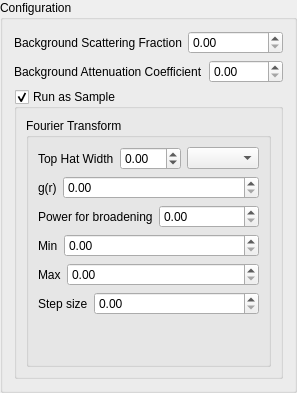
                     <widget class="QGroupBox" name="configurationGroupBox_2">
                      <property name="sizePolicy">
                       <sizepolicy hsizetype="Expanding" vsizetype="Minimum">
                        <horstretch>0</horstretch>
                        <verstretch>0</verstretch>
                       </sizepolicy>
                      </property>
                      <property name="minimumSize">
                       <size>
                        <width>0</width>
                        <height>0</height>
                       </size>
                      </property>
                      <property name="maximumSize">
                       <size>
                        <width>16777215</width>
                        <height>16777215</height>
                       </size>
                      </property>
                      <property name="title">
                       <string>Configuration</string>
                      </property>
                      <layout class="QVBoxLayout" name="verticalLayout_62">
                       <item>
                        <layout class="QHBoxLayout" name="horizontalLayout_94">
                         <item>
                          <widget class="QLabel" name="scatteringFractionLabel_2">
                           <property name="sizePolicy">
                            <sizepolicy hsizetype="Preferred" vsizetype="Minimum">
                             <horstretch>0</horstretch>
                             <verstretch>0</verstretch>
                            </sizepolicy>
                           </property>
                           <property name="text">
                            <string>Background Scattering Fraction</string>
                           </property>
                          </widget>
                         </item>
                         <item>
                          <widget class="ExponentialSpinBox" name="containerScatteringFractionSpinBox">
                           <property name="sizePolicy">
                            <sizepolicy hsizetype="Expanding" vsizetype="Fixed">
                             <horstretch>0</horstretch>
                             <verstretch>0</verstretch>
                            </sizepolicy>
                           </property>
                          </widget>
                         </item>
                        </layout>
                       </item>
                       <item>
                        <layout class="QHBoxLayout" name="horizontalLayout_25">
                         <item>
                          <widget class="QLabel" name="attenuationCoefficientLabel_2">
                           <property name="sizePolicy">
                            <sizepolicy hsizetype="Preferred" vsizetype="Minimum">
                             <horstretch>0</horstretch>
                             <verstretch>0</verstretch>
                            </sizepolicy>
                           </property>
                           <property name="text">
                            <string>Background Attenuation Coefficient</string>
                           </property>
                          </widget>
                         </item>
                         <item>
                          <widget class="ExponentialSpinBox" name="containerAttenuationCoefficientSpinBox">
                           <property name="sizePolicy">
                            <sizepolicy hsizetype="Expanding" vsizetype="Fixed">
                             <horstretch>0</horstretch>
                             <verstretch>0</verstretch>
                            </sizepolicy>
                           </property>
                          </widget>
                         </item>
                        </layout>
                       </item>
                       <item>
                        <widget class="QGroupBox" name="runAsSampleGroupBox">
                         <property name="title">
                          <string>Run as Sample</string>
                         </property>
                         <property name="checkable">
                          <bool>true</bool>
                         </property>
                         <layout class="QGridLayout" name="gridLayout_9">
                          <item row="0" column="0">
                           <widget class="QGroupBox" name="groupBox_10">
                            <property name="sizePolicy">
                             <sizepolicy hsizetype="Preferred" vsizetype="Minimum">
                              <horstretch>0</horstretch>
                              <verstretch>0</verstretch>
                             </sizepolicy>
                            </property>
                            <property name="title">
                             <string>Fourier Transform</string>
                            </property>
                            <layout class="QVBoxLayout" name="verticalLayout_46">
                             <item>
                              <layout class="QHBoxLayout" name="horizontalLayout_83">
                               <item>
                                <widget class="QLabel" name="topHatWidthLabel_2">
                                 <property name="text">
                                  <string>Top Hat Width</string>
                                 </property>
                                </widget>
                               </item>
                               <item>
                                <widget class="ExponentialSpinBox" name="containerTopHatWidthSpinBox">
                                 <property name="sizePolicy">
                                  <sizepolicy hsizetype="Expanding" vsizetype="Fixed">
                                   <horstretch>0</horstretch>
                                   <verstretch>0</verstretch>
                                  </sizepolicy>
                                 </property>
                                 <property name="minimum">
                                  <double>-99.000000000000000</double>
                                 </property>
                                </widget>
                               </item>
                               <item>
                                <widget class="QComboBox" name="containerFTModeComboBox">
                                 <property name="sizePolicy">
                                  <sizepolicy hsizetype="Expanding" vsizetype="Fixed">
                                   <horstretch>0</horstretch>
                                   <verstretch>0</verstretch>
                                  </sizepolicy>
                                 </property>
                                </widget>
                               </item>
                              </layout>
                             </item>
                             <item>
                              <layout class="QHBoxLayout" name="horizontalLayout_93">
                               <item>
                                <widget class="QLabel" name="broadeningFunctionLabel_2">
                                 <property name="text">
                                  <string>g(r)</string>
                                 </property>
                                </widget>
                               </item>
                               <item>
                                <widget class="ExponentialSpinBox" name="containerBroadeningFunctionSpinBox">
                                 <property name="sizePolicy">
                                  <sizepolicy hsizetype="Expanding" vsizetype="Fixed">
                                   <horstretch>0</horstretch>
                                   <verstretch>0</verstretch>
                                  </sizepolicy>
                                 </property>
                                </widget>
                               </item>
                              </layout>
                             </item>
                             <item>
                              <layout class="QHBoxLayout" name="horizontalLayout_95">
                               <item>
                                <widget class="QLabel" name="broadeningPowerLabel_2">
                                 <property name="text">
                                  <string>Power for broadening</string>
                                 </property>
                                </widget>
                               </item>
                               <item>
                                <widget class="ExponentialSpinBox" name="containerBroadeningPowerSpinBox">
                                 <property name="sizePolicy">
                                  <sizepolicy hsizetype="Expanding" vsizetype="Fixed">
                                   <horstretch>0</horstretch>
                                   <verstretch>0</verstretch>
                                  </sizepolicy>
                                 </property>
                                </widget>
                               </item>
                              </layout>
                             </item>
                             <item>
                              <layout class="QHBoxLayout" name="horizontalLayout_96">
                               <item>
                                <widget class="QLabel" name="minLabel_2">
                                 <property name="text">
                                  <string>Min</string>
                                 </property>
                                </widget>
                               </item>
                               <item>
                                <widget class="ExponentialSpinBox" name="containerMinSpinBox">
                                 <property name="sizePolicy">
                                  <sizepolicy hsizetype="Expanding" vsizetype="Fixed">
                                   <horstretch>0</horstretch>
                                   <verstretch>0</verstretch>
                                  </sizepolicy>
                                 </property>
                                </widget>
                               </item>
                              </layout>
                             </item>
                             <item>
                              <layout class="QHBoxLayout" name="horizontalLayout_97">
                               <item>
                                <widget class="QLabel" name="maxLabel_2">
                                 <property name="text">
                                  <string>Max</string>
                                 </property>
                                </widget>
                               </item>
                               <item>
                                <widget class="ExponentialSpinBox" name="containerMaxSpinBox">
                                 <property name="sizePolicy">
                                  <sizepolicy hsizetype="Expanding" vsizetype="Fixed">
                                   <horstretch>0</horstretch>
                                   <verstretch>0</verstretch>
                                  </sizepolicy>
                                 </property>
                                </widget>
                               </item>
                              </layout>
                             </item>
                             <item>
                              <layout class="QHBoxLayout" name="horizontalLayout_98">
                               <item>
                                <widget class="QLabel" name="stepLabel_2">
                                 <property name="text">
                                  <string>Step size</string>
                                 </property>
                                </widget>
                               </item>
                               <item>
                                <widget class="ExponentialSpinBox" name="containerStepSizeSpinBox">
                                 <property name="sizePolicy">
                                  <sizepolicy hsizetype="Expanding" vsizetype="Fixed">
                                   <horstretch>0</horstretch>
                                   <verstretch>0</verstretch>
                                  </sizepolicy>
                                 </property>
                                </widget>
                               </item>
                              </layout>
                             </item>
                             <item>
                              <spacer name="verticalSpacer_19">
                               <property name="orientation">
                                <enum>Qt::Vertical</enum>
                               </property>
                               <property name="sizeHint" stdset="0">
                                <size>
                                 <width>20</width>
                                 <height>40</height>
                                </size>
                               </property>
                              </spacer>
                             </item>
                            </layout>
                           </widget>
                          </item>
                         </layout>
                        </widget>
                       </item>
                      </layout>
                     </widget>
